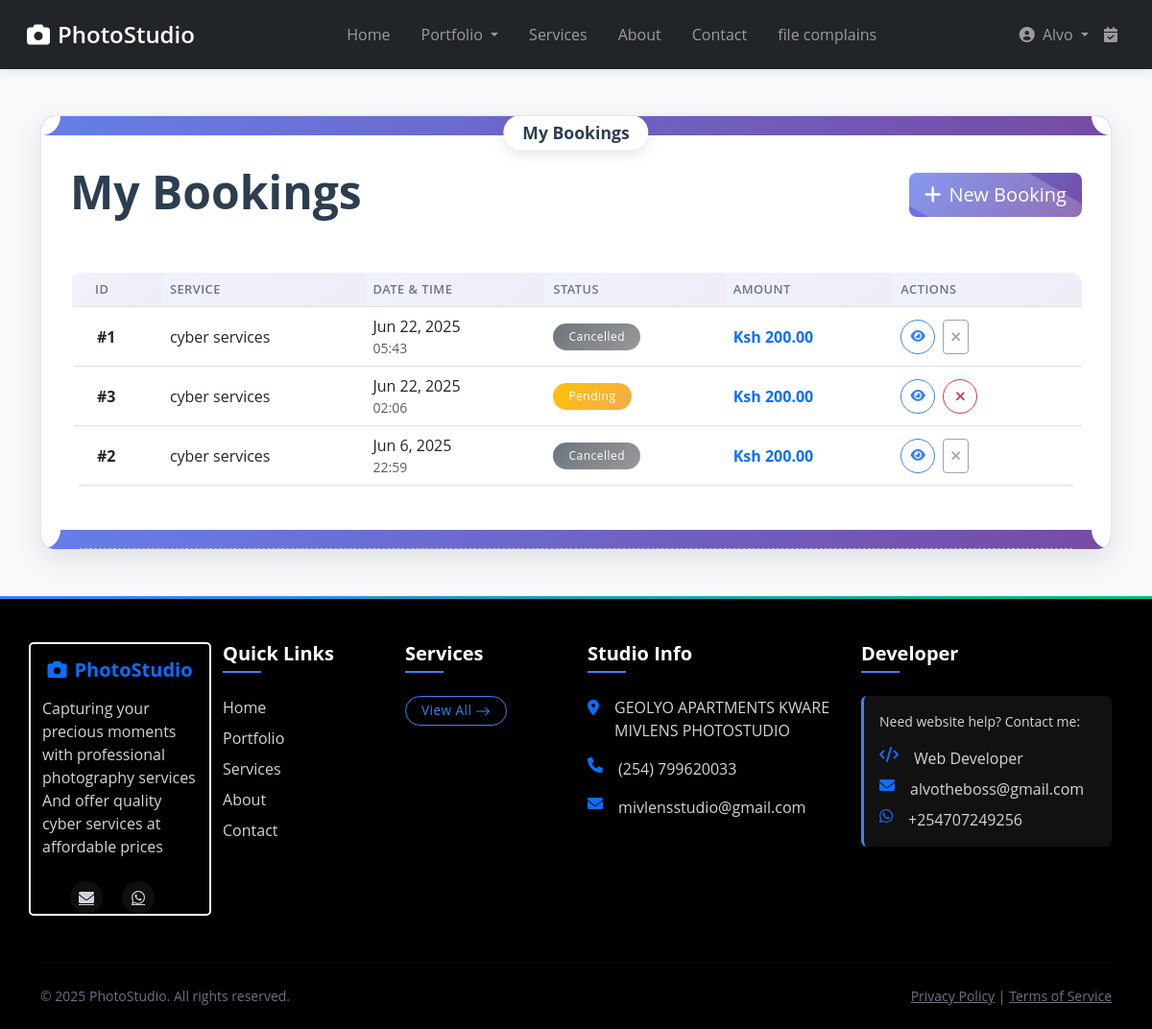
/bookings/my-bookings/ (signed in), run on an earlier commit of the app's database.
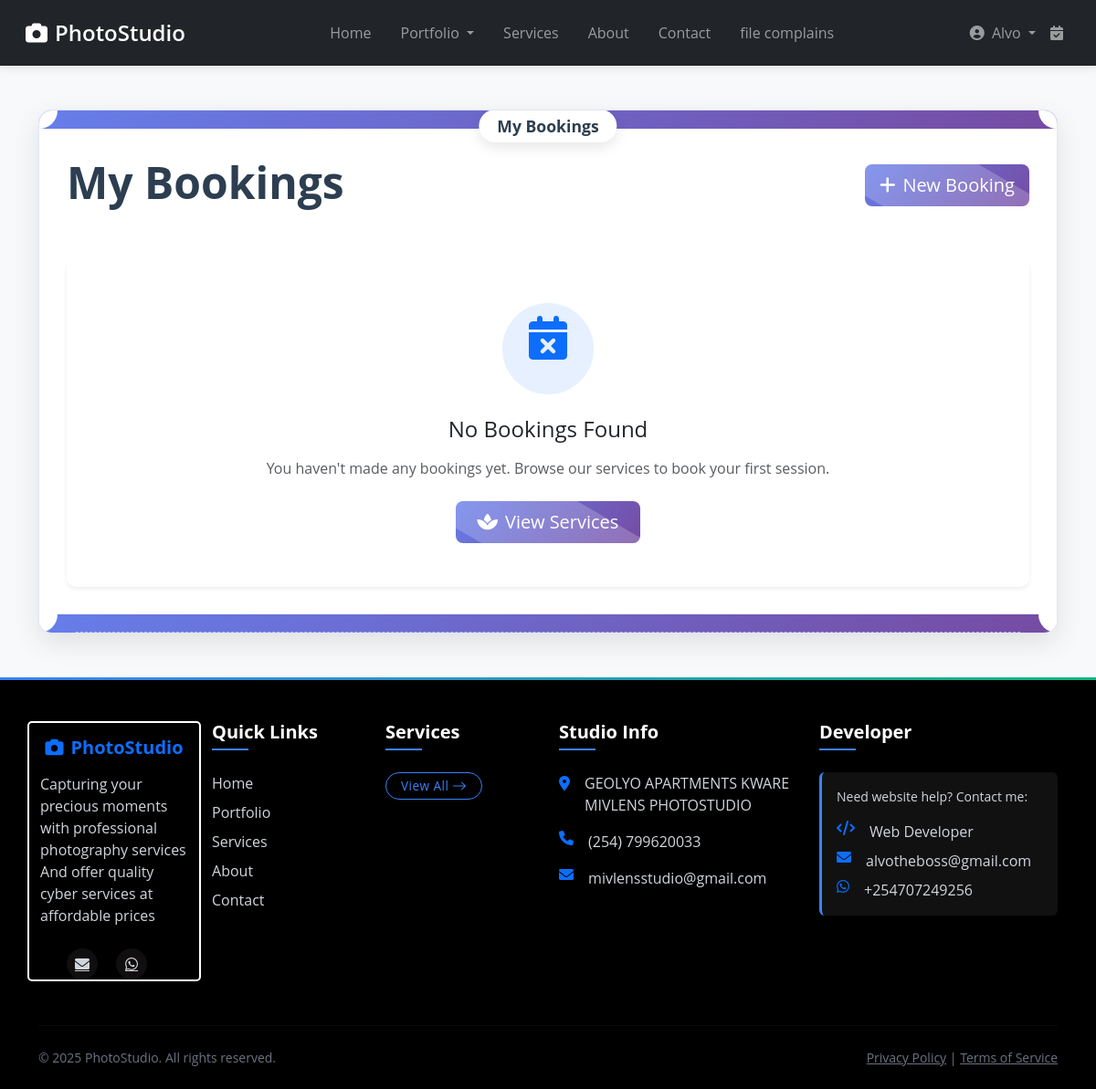
And on a later commit of the database.
### userauths/models.py (models this page shows, shortened)
class User(AbstractUser):
    phone_validator = RegexValidator(
        regex=r'^(07|01)\d{8}$',
        message="Phone number must start with 07 or 01 and be exactly 10 digits."
    )
    phone = models.CharField(
        max_length=10,
        unique=True,
        validators=[phone_validator],
        help_text="Enter a valid phone number starting with 07 or 01"
    )
    username = models.CharField(max_length=100, unique=True)
    bio = models.CharField(max_length=100, blank=True, null=True)
    USERNAME_FIELD = "phone"  # Authenticate with phone instead of email
    REQUIRED_FIELDS = ['username', 'email']

### bookings/models.py (models this page shows, shortened)
class Booking(models.Model):
    STATUS_CHOICES = [
        ('pending', 'Pending'),
        ('confirmed', 'Confirmed'),
        ('completed', 'Completed'),
        ('cancelled', 'Cancelled'),
    ]
    client = models.ForeignKey(settings.AUTH_USER_MODEL, on_delete=models.CASCADE)
    service = models.ForeignKey(Service, on_delete=models.CASCADE, related_name='bookings')
    booking_date = models.DateTimeField()
    created_at = models.DateTimeField(auto_now_add=True)
    status = models.CharField(max_length=20, choices=STATUS_CHOICES, default='pending')
    notes = models.TextField(blank=True)
    coupon_code = models.CharField(max_length=20, blank=True)
    final_price = models.DecimalField(max_digits=8, decimal_places=2)
    paid = models.BooleanField(default=False)
    discount_amount = models.DecimalField(max_digits=8, decimal_places=2, default=0.0)
    class Meta:
        ordering = ['-booking_date']

### studio/models.py (models this page shows, shortened)
class Service(models.Model):
    name = models.CharField(max_length=200)
    slug = models.SlugField(max_length=200, unique=True, blank=True)
    description = models.TextField()
    base_price = models.DecimalField(max_digits=8, decimal_places=2)
    duration = models.DurationField()
    cover_image = models.ImageField(upload_to='service_covers/', blank=True, null=True)
    available = models.BooleanField(default=True)

### bookings/views.py (the view)
# urls.py: path('my-bookings/', UserBookingsView.as_view(), name='user_bookings'),
class UserBookingsView(LoginRequiredMixin, ListView):
    model = Booking
    template_name = 'bookings/user_bookings.html'
    context_object_name = 'bookings'
    paginate_by = 10  # Add pagination
    def get_queryset(self):
        return Booking.objects.filter(
            client=self.request.user
        ).order_by('-booking_date').select_related('service')

### bookings/templates/bookings/user_bookings.html (shortened to what this page needs)
{% extends 'base.html' %}
{% load static %}
{% block content %}
<div class="container py-5">
    <div class="booking-frame animate__animated animate__fadeIn">
        <div class="frame-header">
            <div class="frame-corner frame-corner-left"></div>
            <div class="frame-title">My Bookings</div>
            <div class="frame-corner frame-corner-right"></div>
        </div>
        <div class="frame-content">
            <div class="row">
                <div class="col-12">
                    <div class="d-flex justify-content-between align-items-center mb-5">
                        <h1 class="fw-bold display-5" style="color: #2c3e50;">My Bookings</h1>
                        <a href="{% url 'bookings:create_booking' %}" class="btn btn-primary btn-lg floating-btn" id="newBookingBtn">
                            <i class="fas fa-plus me-2"></i>New Booking
                        </a>
                    </div>
                    {% if bookings %}
                    <div class="table-responsive">
                        <table class="table table-hover align-middle" id="bookingsTable">
                            <thead class="table-light">
                                <tr>
                                    <th class="ps-4">ID</th>
                                    <th>Service</th>
                                    <th>Date & Time</th>
                                    <th>Status</th>
                                    <th>Amount</th>
                                    <th class="pe-4">Actions</th>
                                </tr>
                            </thead>
                            <tbody>
                                {% for booking in bookings %}
                                <tr class="animate__animated animate__fadeInUp" style="animation-delay: {{ forloop.counter0|divisibleby:2|yesno:'0.1s,0.2s' }}">
                                    <td class="ps-4 fw-bold">#{{ booking.id }}</td>
                                    <td>
                                        <div class="d-flex align-items-center">
                                            {{ booking.service.name }}
                                        </div>
                                    </td>
                                    <td>
                                        <div class="d-flex flex-column">
                                            <span class="fw-medium">{{ booking.booking_date|date:"M j, Y" }}</span>
                                            <small class="text-muted">{{ booking.booking_date|date:"H:i" }}</small>
                                        </div>
                                    </td>
                                    <td>
                                        <span class="badge rounded-pill py-2 px-3 status-badge status-{{ booking.status }}">
                                            {{ booking.get_status_display }}
                                        </span>
                                    </td>
                                    <td class="fw-bold text-primary">Ksh {{ booking.final_price }}</td>
                                    <td class="pe-4">
                                        <div class="d-flex">
                                            <a href="{% url 'bookings:booking_confirmation' booking.pk %}"
                                               class="btn btn-sm btn-outline-primary me-2 view-btn"
                                               data-bs-toggle="tooltip"
                                               title="View Details">
                                                <i class="fas fa-eye"></i>
                                            </a>
                                            {% if booking.status == 'pending' or booking.status == 'confirmed' %}
                                            <form method="post" action="{% url 'bookings:cancel_booking' booking.pk %}" class="cancel-form">
                                                <button type="submit" class="btn btn-sm btn-outline-danger cancel-btn"
                                                        data-bs-toggle="tooltip"
                                                        title="Cancel Booking">
                                                    <i class="fas fa-times"></i>
                                                </button>
                                            </form>
                                            {% else %}
                                            <button class="btn btn-sm btn-outline-secondary" disabled>
                                                <i class="fas fa-times"></i>
                                            </button>
                                            {% endif %}
                                        </div>
                                    </td>
                                </tr>
                                {% endfor %}
                            </tbody>
                        </table>
                    </div>
                    {% else %}
                    <div class="card border-0 shadow-sm animate__animated animate__zoomIn">
                        <div class="card-body text-center py-5">
                            <div class="icon-box bg-primary bg-opacity-10 text-primary rounded-circle mx-auto mb-4 pulse-animation"
                                 style="width: 100px; height: 100px; line-height: 100px;">
                                <i class="fas fa-calendar-times fa-3x"></i>
                            </div>
                            <h4 class="mb-3">No Bookings Found</h4>
                            <p class="text-muted mb-4">You haven't made any bookings yet. Browse our services to book your first session.</p>
                            <a href="{% url 'studio:services' %}" class="btn btn-primary btn-lg px-4 floating-btn">
                                <i class="fas fa-spa me-2"></i>View Services
                            </a>
                        </div>
                    </div>
                    {% endif %}
                </div>
            </div>
        </div>
        <div class="frame-footer">
            <div class="frame-corner frame-corner-left"></div>
            <div class="frame-decoration"></div>
            <div class="frame-corner frame-corner-right"></div>
        </div>
    </div>
</div>
{% endblock %}
{% block extra_css %}
<link rel="stylesheet" href="https://cdnjs.cloudflare.com/ajax/libs/animate.css/4.1.1/animate.min.css"/>
<link rel="stylesheet" href="https://cdnjs.cloudflare.com/ajax/libs/font-awesome/6.0.0-beta3/css/all.min.css">
{% endblock %}

### studio/templates/includes/navigation.html (shortened to what this page needs)
<nav class="navbar navbar-expand-lg navbar-dark bg-dark">
    <div class="container-fluid">
        <a class="navbar-brand me-5" href="{% url 'studio:home' %}" style="margin-right: 5rem !important;">
            <i class="fas fa-camera me-2 camera-icon"></i>PhotoStudio
        </a>
        <div class="collapse navbar-collapse" id="mainNav">
            <ul class="navbar-nav mx-auto">
                <li class="nav-item mx-2">
                    <a class="nav-link {% if request.resolver_match.url_name == 'home' %}active{% endif %}"
                       href="{% url 'studio:home' %}">
                        Home
                    </a>
                </li>
                <li class="nav-item dropdown mx-2">
                    <a class="nav-link dropdown-toggle {% if 'portfolio' in request.resolver_match.url_name %}active{% endif %}"
                       href="#" id="portfolioDropdown" role="button"
                       data-bs-toggle="dropdown" aria-expanded="false">
                        Portfolio
                    </a>
                </li>
                <li class="nav-item mx-2">
                    <a class="nav-link {% if request.resolver_match.url_name == 'services' %}active{% endif %}"
                       href="{% url 'studio:services' %}">
                        Services
                    </a>
                </li>
                <li class="nav-item mx-2">
                    <a class="nav-link {% if request.resolver_match.url_name == 'about' %}active{% endif %}"
                       href="{% url 'studio:about' %}">
                        About
                    </a>
                </li>
                <li class="nav-item mx-2">
                    <a class="nav-link {% if request.resolver_match.url_name == 'contact' %}active{% endif %}"
                       href="{% url 'studio:contact' %}">
                        Contact
                    </a>
                </li>
                <li class="nav-item mx-2">
                    <a class="nav-link {% if request.resolver_match.url_name == 'complain_page' %}active{% endif %}"
                       href="{% url 'studio:complain_page' %}">
                        file complains
                    </a>
                </li>
            </ul>
            <ul class="navbar-nav ms-auto">
                {% if user.is_authenticated %}
                <li class="nav-item dropdown">
                    <a class="nav-link dropdown-toggle" href="#" id="userDropdown" role="button" data-bs-toggle="dropdown">
                        <i class="fas fa-user-circle me-1"></i>
                        {{ user.get_short_name|default:user.username }}
                    </a>
                </li>
                <li class="nav-item">
                    <a class="nav-link position-relative" href="{% url 'bookings:user_bookings' %}">
                        <i class="fas fa-calendar-check"></i>
                    </a>
                </li>
                {% endif %}
            </ul>
        </div>
    </div>
</nav>

What changed in the data, as far as the page shows it:
removed Booking: id "1", service.name "cyber services", booking_date "Jun 22, 2025", booking_date "05:43", status "Cancelled", final_price "200.00"
removed Booking: id "3", service.name "cyber services", booking_date "Jun 22, 2025", booking_date "02:06", status "Pending", final_price "200.00"
removed Booking: id "2", service.name "cyber services", booking_date "Jun 6, 2025", booking_date "22:59", status "Cancelled", final_price "200.00"
Also different on the page:
text no longer shown: "ID SERVICE DATE & TIME STATUS AMOUNT ACTIONS"
text now shown: "No Bookings Found You haven't made any bookings yet. Browse our services to book your first session. View Services"
